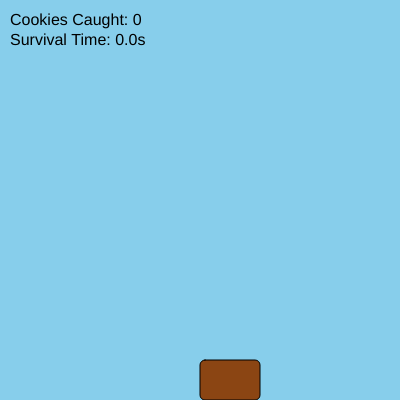
Frame 1 (no input)
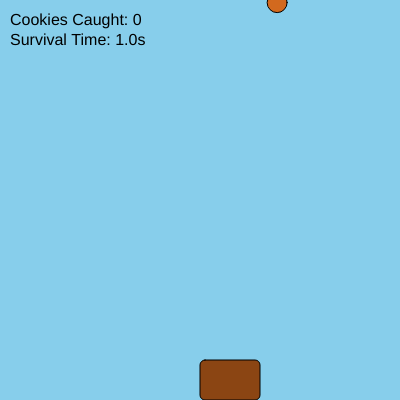
Frame 60 (no input)
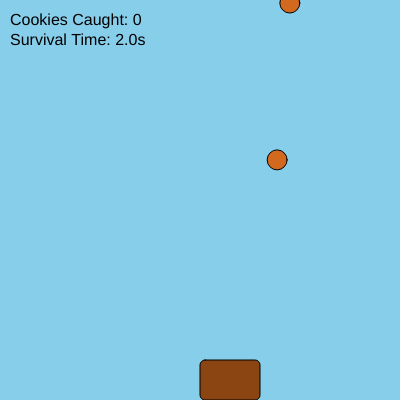
Frame 120 (the mouse pressed at the canvas centre since frame 60)

The p5.js sketch that drew these frames (run headless with seeded random() and noise() and a simulated clock; from frame 60 on, the mouse is pressed at the canvas centre):

// p5.js sketch
// ── sketch.js
// 1. Object Notation for the Player/Basket
let basket = {
  x: 200,
  y: 360,
  w: 60,
  h: 40,
  score: 0,
  startTime: 0
};

// 2. Array to store multiple cookie objects
let cookies = [];
let gameOver = false;

function setup() {
  createCanvas(400, 400);
  basket.startTime = millis(); // Record start time in milliseconds
}

function draw() {
  background(135, 206, 235); // Sky Blue

  if (!gameOver) {
    updateGame();
    drawGame();
  } else {
    showGameOver();
  }
}

function updateGame() {
  // Move basket with arrow keys
  if (keyIsDown(LEFT_ARROW) && basket.x > 0) {
    basket.x -= 7;
  }
  if (keyIsDown(RIGHT_ARROW) && basket.x < width - basket.w) {
    basket.x += 7;
  }

  // Spawn a new cookie object every 60 frames
  if (frameCount % 60 === 0) {
    cookies.push(new Cookie());
  }

  // Update and check each cookie in the array
  for (let i = cookies.length - 1; i >= 0; i--) {
    cookies[i].fall();
    
    // Check for "Catch" (Collision)
    if (cookies[i].y + 10 > basket.y && 
        cookies[i].x > basket.x && 
        cookies[i].x < basket.x + basket.w) {
      cookies.splice(i, 1); // Remove caught cookie
      basket.score++;
    } 
    // Check for "Fail" (Hits bottom)
    else if (cookies[i].y > height) {
      gameOver = true;
    }
  }
}

function drawGame() {
  // Draw Basket
  fill(139, 69, 19);
  rect(basket.x, basket.y, basket.w, basket.h, 5);

  // Draw Cookies from the array
  fill(210, 105, 30);
  for (let c of cookies) {
    ellipse(c.x, c.y, 20, 20);
  }

  // UI: Score and Timer
  let timePassed = ((millis() - basket.startTime) / 1000).toFixed(1);
  fill(0);
  textSize(16);
  text("Cookies Caught: " + basket.score, 10, 25);
  text("Survival Time: " + timePassed + "s", 10, 45);
}

function showGameOver() {
  textAlign(CENTER);
  fill(200, 0, 0);
  textSize(32);
  text("GAME OVER", width / 2, height / 2);
  textSize(16);
  text("Click to Restart", width / 2, height / 2 + 40);
}

// Cookie Object Blueprint (Class)
class Cookie {
  constructor() {
    this.x = random(20, width - 20);
    this.y = 0;
    this.speed = random(2, 5);
  }
  
  fall() {
    this.y += this.speed;
  }
}

// Restart logic
function mousePressed() {
  if (gameOver) {
    cookies = [];
    basket.score = 0;
    basket.startTime = millis();
    gameOver = false;
  }
}
